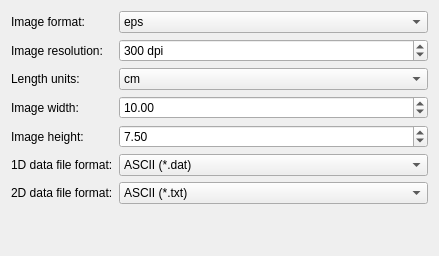
<?xml version="1.0" encoding="UTF-8"?>
<ui version="4.0">
 <class>Form</class>
 <widget class="QWidget" name="Form">
  <property name="geometry">
   <rect>
    <x>0</x>
    <y>0</y>
    <width>439</width>
    <height>256</height>
   </rect>
  </property>
  <property name="windowTitle">
   <string>Form</string>
  </property>
  <layout class="QFormLayout" name="formLayout">
   <item row="0" column="0">
    <widget class="QLabel" name="label">
     <property name="text">
      <string>Image format:</string>
     </property>
     <property name="buddy">
      <cstring>imageFormatComboBox</cstring>
     </property>
    </widget>
   </item>
   <item row="0" column="1">
    <widget class="QComboBox" name="imageFormatComboBox">
     <item>
      <property name="text">
       <string>eps</string>
      </property>
     </item>
     <item>
      <property name="text">
       <string>jpg</string>
      </property>
     </item>
     <item>
      <property name="text">
       <string>pdf</string>
      </property>
     </item>
     <item>
      <property name="text">
       <string>png</string>
      </property>
     </item>
     <item>
      <property name="text">
       <string>svg</string>
      </property>
     </item>
     <item>
      <property name="text">
       <string>tif</string>
      </property>
     </item>
    </widget>
   </item>
   <item row="1" column="0">
    <widget class="QLabel" name="label_2">
     <property name="text">
      <string>Image resolution:</string>
     </property>
     <property name="buddy">
      <cstring>imageResolutionSpinBox</cstring>
     </property>
    </widget>
   </item>
   <item row="1" column="1">
    <widget class="QSpinBox" name="imageResolutionSpinBox">
     <property name="suffix">
      <string> dpi</string>
     </property>
     <property name="minimum">
      <number>10</number>
     </property>
     <property name="maximum">
      <number>99999</number>
     </property>
     <property name="singleStep">
      <number>10</number>
     </property>
     <property name="value">
      <number>300</number>
     </property>
    </widget>
   </item>
   <item row="2" column="0">
    <widget class="QLabel" name="label_3">
     <property name="text">
      <string>Length units:</string>
     </property>
     <property name="buddy">
      <cstring>lengthUnitsComboBox</cstring>
     </property>
    </widget>
   </item>
   <item row="2" column="1">
    <widget class="QComboBox" name="lengthUnitsComboBox">
     <item>
      <property name="text">
       <string>cm</string>
      </property>
     </item>
     <item>
      <property name="text">
       <string>mm</string>
      </property>
     </item>
     <item>
      <property name="text">
       <string>inch</string>
      </property>
     </item>
    </widget>
   </item>
   <item row="3" column="0">
    <widget class="QLabel" name="label_4">
     <property name="text">
      <string>Image width:</string>
     </property>
     <property name="buddy">
      <cstring>imageWidthDoubleSpinBox</cstring>
     </property>
    </widget>
   </item>
   <item row="3" column="1">
    <widget class="QDoubleSpinBox" name="imageWidthDoubleSpinBox">
     <property name="maximum">
      <double>9999.000000000000000</double>
     </property>
     <property name="value">
      <double>10.000000000000000</double>
     </property>
    </widget>
   </item>
   <item row="4" column="0">
    <widget class="QLabel" name="label_5">
     <property name="text">
      <string>Image height:</string>
     </property>
     <property name="buddy">
      <cstring>imageHeightDoubleSpinBox</cstring>
     </property>
    </widget>
   </item>
   <item row="4" column="1">
    <widget class="QDoubleSpinBox" name="imageHeightDoubleSpinBox">
     <property name="maximum">
      <double>9999.000000000000000</double>
     </property>
     <property name="value">
      <double>7.500000000000000</double>
     </property>
    </widget>
   </item>
   <item row="5" column="0">
    <widget class="QLabel" name="label_6">
     <property name="text">
      <string>1D data file format:</string>
     </property>
     <property name="buddy">
      <cstring>onedimFormatComboBox</cstring>
     </property>
    </widget>
   </item>
   <item row="5" column="1">
    <widget class="QComboBox" name="onedimFormatComboBox">
     <item>
      <property name="text">
       <string>ASCII (*.dat)</string>
      </property>
     </item>
     <item>
      <property name="text">
       <string>ASCII (*.txt)</string>
      </property>
     </item>
     <item>
      <property name="text">
       <string>EXCEL 2007-365 (*.xlsx)</string>
      </property>
     </item>
     <item>
      <property name="text">
       <string>RSR (*.rsr)</string>
      </property>
     </item>
    </widget>
   </item>
   <item row="6" column="0">
    <widget class="QLabel" name="label_7">
     <property name="text">
      <string>2D data file format:</string>
     </property>
     <property name="buddy">
      <cstring>twodimFormatComboBox</cstring>
     </property>
    </widget>
   </item>
   <item row="6" column="1">
    <widget class="QComboBox" name="twodimFormatComboBox">
     <item>
      <property name="text">
       <string>ASCII (*.txt)</string>
      </property>
     </item>
     <item>
      <property name="text">
       <string>Gzip-ped ASCII (*.txt.gz)</string>
      </property>
     </item>
     <item>
      <property name="text">
       <string>Matlab(TM) (*.mat)</string>
      </property>
     </item>
     <item>
      <property name="text">
       <string>Numpy (*.npz)</string>
      </property>
     </item>
    </widget>
   </item>
   <item row="7" column="0" colspan="2">
    <spacer name="verticalSpacer">
     <property name="orientation">
      <enum>Qt::Vertical</enum>
     </property>
     <property name="sizeHint" stdset="0">
      <size>
       <width>20</width>
       <height>0</height>
      </size>
     </property>
    </spacer>
   </item>
  </layout>
 </widget>
 <resources/>
 <connections/>
</ui>
